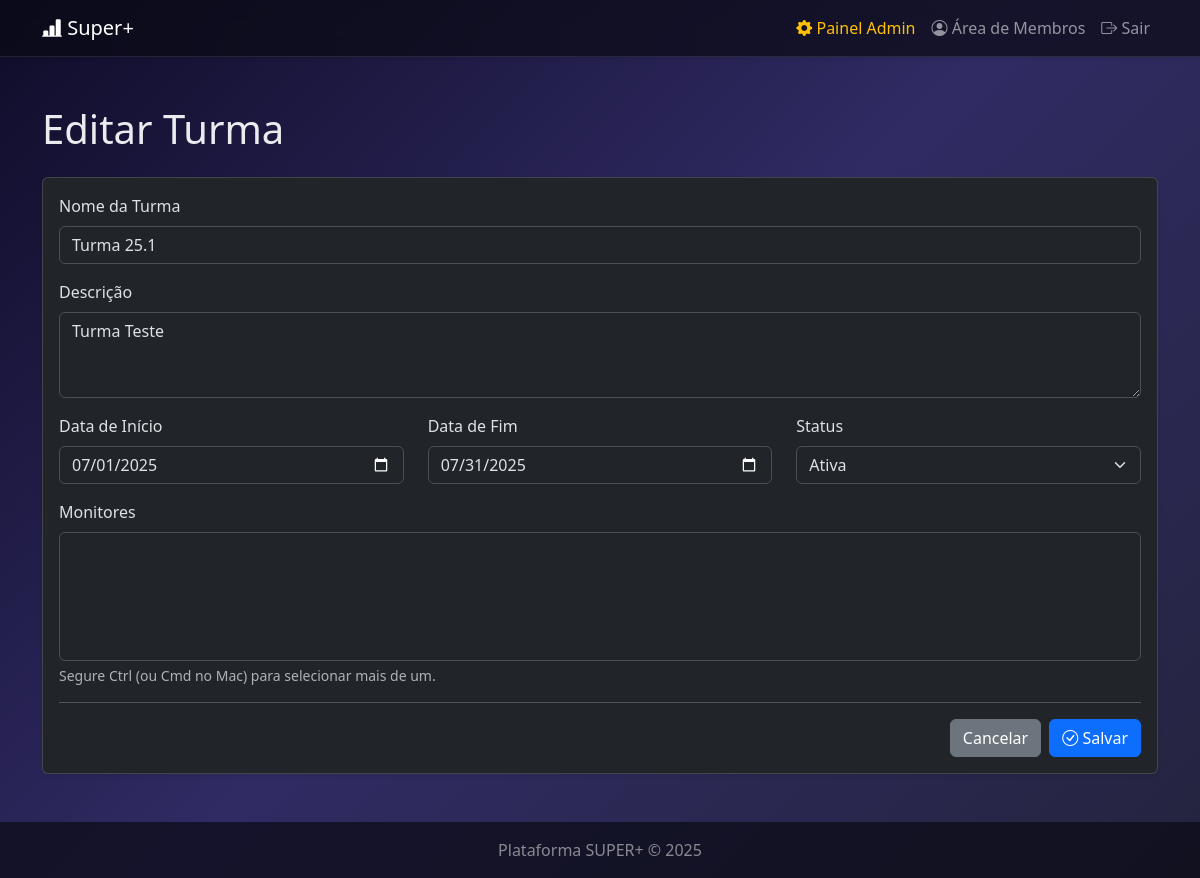
Page /admin/admin/turmas/editar/1 (signed in) on the committed database.
### mentoria/models.py (models this page shows)
class Turmas(db.Model):
    __tablename__ = 'turmas'
    id = db.Column(db.Integer, primary_key=True)
    nome_turma = db.Column(db.String(100), unique=True, nullable=False)
    descricao = db.Column(db.Text)
    data_inicio = db.Column(db.Date)
    data_fim = db.Column(db.Date)
    status = db.Column(db.String(50), default='Planejamento')
    mentorados = db.relationship('Registros', backref='turma', lazy='dynamic')
    encontros = db.relationship('Encontros', backref='turma', lazy=True, cascade="all, delete-orphan")
    avisos = db.relationship('Avisos', backref='turma', lazy=True, cascade="all, delete-orphan")
    monitores = db.relationship('Monitores', secondary=turma_monitores, lazy='subquery',
        backref=db.backref('turmas', lazy=True))
    modulos = db.relationship('Modulos', secondary=turma_modulos, lazy='subquery',
        backref=db.backref('turmas', lazy=True))

### mentoria/admin/routes.py (the view, shortened to what this page needs)
@admin.route('/admin/turmas/editar/<int:id>', methods=['GET', 'POST'])
@admin_required
def admin_editar_turma(id):
    turma = Turmas.query.get_or_404(id)
    monitores_disponiveis = Monitores.query.order_by(Monitores.nome).all()
    return render_template('admin/form_turma.html', titulo='Editar Turma', turma=turma, monitores_disponiveis=monitores_disponiveis)

### mentoria/admin/utils.py (called while the page is built)
def admin_required(f):
    @wraps(f)
    def decorated_function(*args, **kwargs):
        if not current_user.is_admin:
            flash("Acesso não autorizado.", "danger")
            return redirect(url_for('main.login'))
        return f(*args, **kwargs)
    return decorated_function

### mentoria/models.py (called while the page is built)
@login_manager.user_loader
def load_user(user_id):
    return Registros.query.get(int(user_id))

### mentoria/templates/admin/form_turma.html (shortened to what this page needs)
{% extends "layout.html" %}
{% block content %}
<h1 class="mb-4">{{ titulo }}</h1>
<div class="card shadow-sm">
    <div class="card-body">
        <form method="POST" action="">
            <div class="mb-3"><label for="nome_turma" class="form-label">Nome da Turma</label><input type="text" class="form-control" id="nome_turma" name="nome_turma" value="{{ turma.nome_turma if turma else '' }}" required></div>
            <div class="mb-3"><label for="descricao" class="form-label">Descrição</label><textarea class="form-control" id="descricao" name="descricao" rows="3">{{ turma.descricao if turma else '' }}</textarea></div>
            <div class="row">
                <div class="col-md-4 mb-3"><label for="data_inicio" class="form-label">Data de Início</label><input type="date" class="form-control" id="data_inicio" name="data_inicio" value="{{ turma.data_inicio.strftime('%Y-%m-%d') if turma and turma.data_inicio else '' }}"></div>
                <div class="col-md-4 mb-3"><label for="data_fim" class="form-label">Data de Fim</label><input type="date" class="form-control" id="data_fim" name="data_fim" value="{{ turma.data_fim.strftime('%Y-%m-%d') if turma and turma.data_fim else '' }}"></div>
                <div class="col-md-4 mb-3"><label for="status" class="form-label">Status</label><select class="form-select" id="status" name="status"><option value="Ativa" {% if turma and turma.status == 'Ativa' %}selected{% endif %}>Ativa</option></select></div>
            </div>
            <div class="mb-3"><label for="monitores" class="form-label">Monitores</label><select class="form-select" id="monitores" name="monitores" multiple size="5"></select><div class="form-text">Segure Ctrl (ou Cmd no Mac) para selecionar mais de um.</div></div>
            <hr>
            <div class="d-flex justify-content-end"><a href="{{ url_for('admin.admin_lista_turmas') }}" class="btn btn-secondary me-2">Cancelar</a><button type="submit" class="btn btn-primary"><i class="bi bi-check-circle"></i> Salvar</button></div>
        </form>
    </div>
</div>
{% endblock %}

### mentoria/templates/layout.html (style rules this page uses)
:root { --primary-glow: #00aaff; --secondary-glow: #aa00ff; --background-start: #0f0c29; --background-mid: #302b63; --background-end: #24243e; }
body { background: linear-gradient(135deg, var(--background-start), var(--background-mid), var(--background-end)); background-attachment: fixed; color: #e9ecef; }

### rows in the picture
Turmas: nome_turma "Turma 25.1", descricao "Turma Teste", data_inicio "07/01/2025", data_fim "07/31/2025", status "Ativa"

### other values in the picture
{{ titulo }} "Editar Turma"
